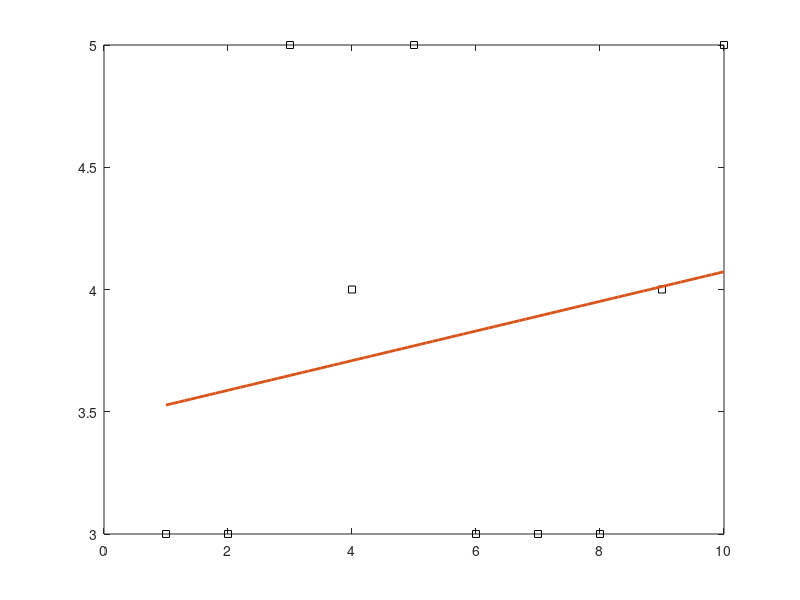

MATLAB code for this plot:
clear all
x=(1:1:10)';
y=[3 3 5 4 5 3 3 3 4 5]';
n=1;

for i=1:1:(n+1)
  B(i) = sum(y.* (x.^ (n - i + 1)));
end

for i=1:1:(n+1)
  for j=1:1:(n+1)
    A(i,j)=sum(x.^(2*n-i-j+2));
  end
end

X = A^(-1)*B';
x2=(1:0.1:10)';
y2=zeros(length(x2), 1);
for i=1:1:(n+1)
  y2 = y2 + X(i) * x2.^(n - i + 1);
end
A
plot(x, y,'s','MarkerEdgeColor','k','MarkerSize',5, x2,y2,'-','LineWidth',2)